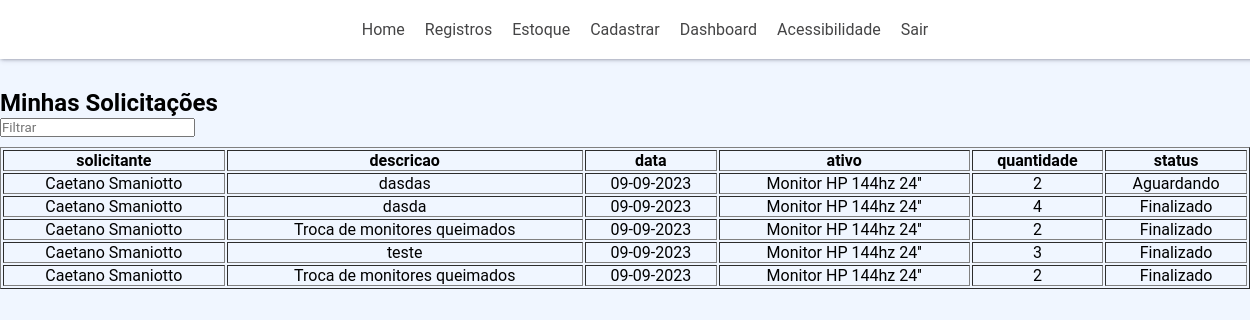
The app's page /feed (signed in) with its own data.
### aplicacao/models.py (models this page shows, shortened)
class Solicitacao(database.Model):
    id = database.Column(database.Integer, primary_key=True)
    descricao = database.Column(database.String(500), nullable=False)
    data = database.Column(database.DateTime, nullable=False, default=datetime.utcnow())
    id_usuario = database.Column(database.Integer, database.ForeignKey('usuario.id')) # quem está gerando
    id_ativo = database.Column(database.Integer, database.ForeignKey('ativo.id'))
    quantidade = database.Column(database.Integer, nullable=False)
    status = database.Column(database.String, nullable=False)

class Usuario(database.Model, UserMixin):
    id = database.Column(database.Integer, primary_key=True)
    cpf = database.Column(database.String(11), nullable=False, unique=True)
    nome = database.Column(database.String(75), nullable=False)
    email = database.Column(database.String(250), nullable=False, unique=True)
    senha = database.Column(database.String, nullable=False)
    permissao = database.Column(database.Integer, nullable=False, default=1)
    solicitacoes = database.relationship("Solicitacao", backref="usuario", lazy=True)

class Ativo(database.Model):
    id = database.Column(database.Integer, primary_key=True)
    nome = database.Column(database.String(75), nullable=False, unique=True)
    tipo = database.Column(database.String, nullable=False)
    descricao = database.Column(database.String(500), nullable=False)
    data_aquisicao = database.Column(database.DateTime, nullable=False)
    data_garantia = database.Column(database.DateTime, nullable=False)
    quantidade_estoque = database.Column(database.Integer, nullable=False)
    solicitacoes = database.relationship("Solicitacao", backref="ativo", lazy=True)
    transacoes = database.relationship("TransacaoEstoque", backref="ativo", lazy=True)

### aplicacao/routes.py (the view)
@app.route("/feed")
@login_required
def feed():
    solicitacoes = Solicitacao.query.filter_by(id_usuario=current_user.id).order_by(Solicitacao.data.desc()).all()
    return render_template("feed.html", solicitacoes=solicitacoes)

### aplicacao/models.py (called while the page is built)
@login_manager.user_loader
def load_user(id_usuario):
    return Usuario.query.filter_by(id=int(id_usuario)).first()

### aplicacao/templates/feed.html (shortened to what this page needs)
{% extends 'base_perfil.html' %}
{% block body %}
    <h2>Minhas Solicitações</h2>
    <input type="text" id="input" placeholder="Filtrar">
    <table border="1">
        <thead>
            <tr>
                <th>solicitante</th>
                <th>descricao</th>
                <th>data</th>
                <th>ativo</th>
                <th>quantidade</th>
                <th>status</th>
            </tr>
        </thead>
        <tbody id="table">
            {% for solicitacao in solicitacoes %}
            <tr>
                <td>{{solicitacao.usuario.nome}}</td>
                <td>{{solicitacao.descricao}}</td>
                <td>{{solicitacao.data.strftime('%d-%m-%Y')}}</td>
                <td>{{solicitacao.ativo.nome}}</td>
                <td>{{solicitacao.quantidade}}</td>
                <td>{{solicitacao.status}}</td>
            </tr>
            {% endfor %}
        </tbody>
    </table>
{% endblock %}

### aplicacao/static/css/style.css (style rules this page uses)
* { font-family: 'Roboto', sans-serif; margin: 0; padding: 0; }
body { background-color: #f0f6ff; }
table td, th { overflow-x: auto; max-height: calc(100vh - 17px); }
table { width: 100vw; text-align: center; margin: 10px 0; }

### records on screen
Solicitacao: usuario.nome "Caetano Smaniotto", descricao "dasdas", data "09-09-2023", ativo.nome "Monitor HP 144hz 24''", quantidade "2", status "Aguardando"
Solicitacao: usuario.nome "Caetano Smaniotto", descricao "dasda", data "09-09-2023", ativo.nome "Monitor HP 144hz 24''", quantidade "4", status "Finalizado"
Solicitacao: usuario.nome "Caetano Smaniotto", descricao "Troca de monitores queimados", data "09-09-2023", ativo.nome "Monitor HP 144hz 24''", quantidade "2", status "Finalizado"
Solicitacao: usuario.nome "Caetano Smaniotto", descricao "teste", data "09-09-2023", ativo.nome "Monitor HP 144hz 24''", quantidade "3", status "Finalizado"
Solicitacao: usuario.nome "Caetano Smaniotto", descricao "Troca de monitores queimados", data "09-09-2023", ativo.nome "Monitor HP 144hz 24''", quantidade "2", status "Finalizado"
